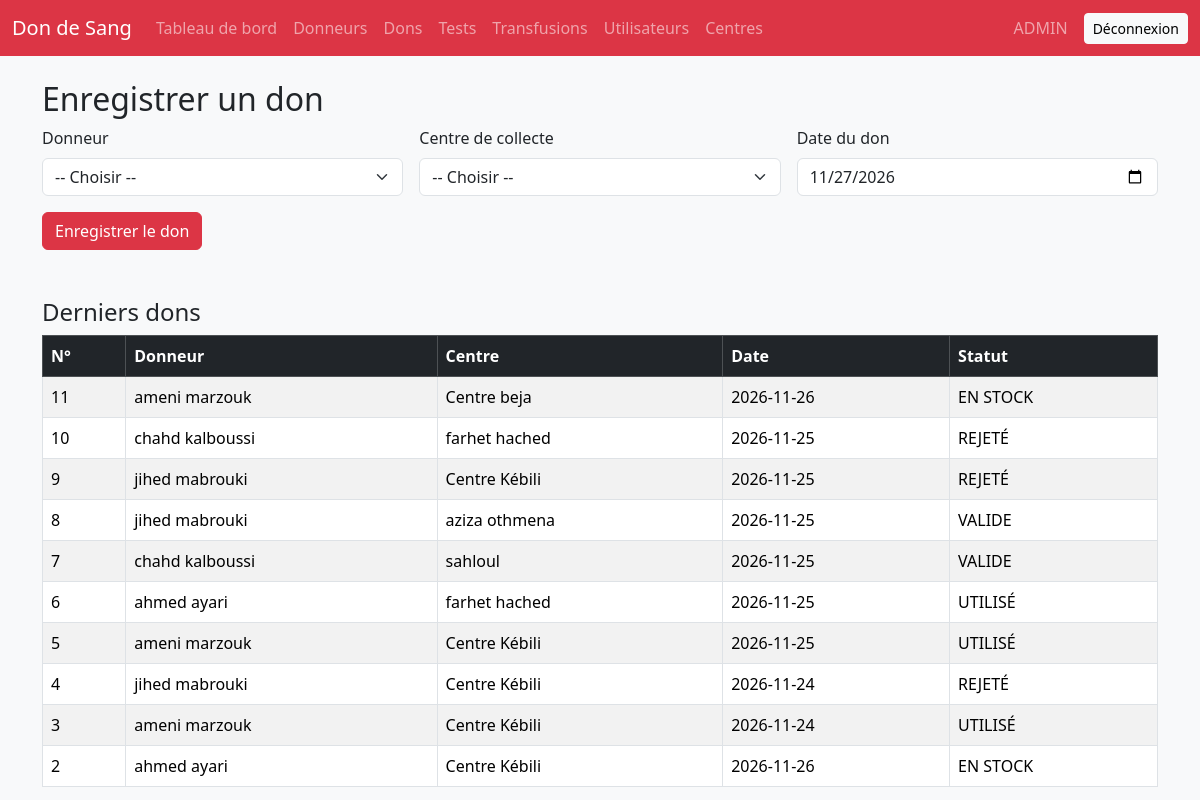
Screenshot of /dons.php (signed in) with the database file from the repository.
### tables this page shows
CREATE TABLE `dons` (
  `id_don` int(11) NOT NULL AUTO_INCREMENT,
  `id_donneur` int(11) NOT NULL,
  `id_centre` int(11) NOT NULL,
  `date_don` date NOT NULL,
  `statut` enum('EN STOCK','VALIDE','UTILISÉ','REJETÉ') NOT NULL DEFAULT 'EN STOCK',
  PRIMARY KEY (`id_don`),
  KEY `id_donneur` (`id_donneur`),
  KEY `id_centre` (`id_centre`),
  CONSTRAINT `dons_ibfk_1` FOREIGN KEY (`id_donneur`) REFERENCES `donneurs` (`id_donneur`),
  CONSTRAINT `dons_ibfk_2` FOREIGN KEY (`id_centre`) REFERENCES `centres_collecte` (`id_centre`)
);

CREATE TABLE `donneurs` (
  `id_donneur` int(11) NOT NULL AUTO_INCREMENT,
  `nom` varchar(50) NOT NULL,
  `prenom` varchar(50) NOT NULL,
  `cin` varchar(8) NOT NULL,
  `groupe_sanguin` enum('A+','A-','B+','B-','AB+','AB-','O+','O-') NOT NULL,
  `ville` varchar(50) NOT NULL,
  PRIMARY KEY (`id_donneur`),
  UNIQUE KEY `cin` (`cin`)
);

CREATE TABLE `centres_collecte` (
  `id_centre` int(11) NOT NULL AUTO_INCREMENT,
  `nom` varchar(100) NOT NULL,
  `ville` varchar(50) NOT NULL,
  PRIMARY KEY (`id_centre`)
);

### dons.php (the view, shortened to what this page needs)
<?php
require 'header.php';
$derniers = $pdo->query("
    SELECT d.id_don, d.date_don, d.statut, dn.nom, dn.prenom, c.nom AS centre
    FROM dons d
    JOIN donneurs dn ON d.id_donneur = dn.id_donneur
    JOIN centres_collecte c ON d.id_centre = c.id_centre
    ORDER BY d.id_don DESC
    LIMIT 10
")->fetchAll(PDO::FETCH_ASSOC);
?>
<h2>Enregistrer un don</h2>
<form method="post" class="row g-3 mb-5">
    <div class="col-md-4">
        <label class="form-label">Donneur</label>
        <select name="id_donneur" class="form-select" required>
            <option value="">-- Choisir --</option>
        </select>
    </div>
    <div class="col-md-4">
        <label class="form-label">Centre de collecte</label>
        <select name="id_centre" class="form-select" required>
            <option value="">-- Choisir --</option>
        </select>
    </div>
    <div class="col-md-4">
        <label class="form-label">Date du don</label>
        <input type="date" name="date_don" class="form-control" value="<?= date('Y-m-d') ?>" required>
    </div>
    <div class="col-12">
        <button type="submit" class="btn btn-danger">Enregistrer le don</button>
    </div>
</form>
<h4>Derniers dons</h4>
<div class="table-responsive">
    <table class="table table-striped table-bordered">
        <thead class="table-dark">
            <tr>
                <th>N°</th>
                <th>Donneur</th>
                <th>Centre</th>
                <th>Date</th>
                <th>Statut</th>
            </tr>
        </thead>
        <tbody>
            <?php foreach ($derniers as $don): ?>
                <tr>
                    <td><?= (int)$don['id_don'] ?></td>
                    <td><?= htmlspecialchars($don['nom'] . ' ' . $don['prenom']) ?></td>
                    <td><?= htmlspecialchars($don['centre']) ?></td>
                    <td><?= htmlspecialchars($don['date_don']) ?></td>
                    <td><?= htmlspecialchars($don['statut']) ?></td>
                </tr>
            <?php endforeach; ?>
        </tbody>
    </table>
</div>
<?php require 'footer.php'; ?>

### header.php (shortened to what this page needs)
<?php
$role = $_SESSION['role'];
?>
<!DOCTYPE html>
<html lang="fr">
<head>
    <link href="https://cdn.jsdelivr.net/npm/bootstrap@5.3.3/dist/css/bootstrap.min.css" rel="stylesheet">
</head>
<body class="bg-light">
<nav class="navbar navbar-expand-lg navbar-dark bg-danger">
    <div class="container-fluid">
        <a class="navbar-brand" href="index.php">Don de Sang</a>
        <div class="collapse navbar-collapse" id="menu">
            <ul class="navbar-nav me-auto">
                <li class="nav-item"><a class="nav-link" href="index.php">Tableau de bord</a></li>
                <?php if (in_array($role, ['ADMIN', 'SECRETAIRE'])): ?>
                    <li class="nav-item"><a class="nav-link" href="donneurs.php">Donneurs</a></li>
                    <li class="nav-item"><a class="nav-link" href="dons.php">Dons</a></li>
                <?php endif; ?>
                <?php if (in_array($role, ['ADMIN', 'MEDECIN'])): ?>
                    <li class="nav-item"><a class="nav-link" href="tests.php">Tests</a></li>
                <?php endif; ?>
                <?php if ($role === 'ADMIN'): ?>
                    <li class="nav-item"><a class="nav-link" href="transfusions.php">Transfusions</a></li>
                    <li class="nav-item"><a class="nav-link" href="utilisateurs.php">Utilisateurs</a></li>
                    <li class="nav-item"><a class="nav-link" href="centres.php">Centres</a></li>
                <?php endif; ?>
            </ul>
            <span class="navbar-text me-3"><?= htmlspecialchars($role) ?></span>
            <a href="logout.php" class="btn btn-light btn-sm">Déconnexion</a>
        </div>
    </div>
</nav>
<div class="container mt-4">

### footer.php (shortened to what this page needs)
</div>
</body>
</html>

### rows the page displays
dons: id_don "11", id_donneur.prenom "ameni marzouk", id_centre.nom "Centre beja", date_don "2026-11-26", statut "EN STOCK"
dons: id_don "10", id_donneur.prenom "chahd kalboussi", id_centre.nom "farhet hached", date_don "2026-11-25", statut "REJETÉ"
dons: id_don "9", id_donneur.prenom "jihed mabrouki", id_centre.nom "Centre Kébili", date_don "2026-11-25", statut "REJETÉ"
dons: id_don "8", id_donneur.prenom "jihed mabrouki", id_centre.nom "aziza othmena", date_don "2026-11-25", statut "VALIDE"
dons: id_don "7", id_donneur.prenom "chahd kalboussi", id_centre.nom "sahloul", date_don "2026-11-25", statut "VALIDE"
dons: id_don "6", id_donneur.prenom "ahmed ayari", id_centre.nom "farhet hached", date_don "2026-11-25", statut "UTILISÉ"
dons: id_don "5", id_donneur.prenom "ameni marzouk", id_centre.nom "Centre Kébili", date_don "2026-11-25", statut "UTILISÉ"
dons: id_don "4", id_donneur.prenom "jihed mabrouki", id_centre.nom "Centre Kébili", date_don "2026-11-24", statut "REJETÉ"
dons: id_don "3", id_donneur.prenom "ameni marzouk", id_centre.nom "Centre Kébili", date_don "2026-11-24", statut "UTILISÉ"
dons: id_don "2", id_donneur.prenom "ahmed ayari", id_centre.nom "Centre Kébili", date_don "2026-11-26", statut "EN STOCK"

### other values shown
$role "ADMIN"
